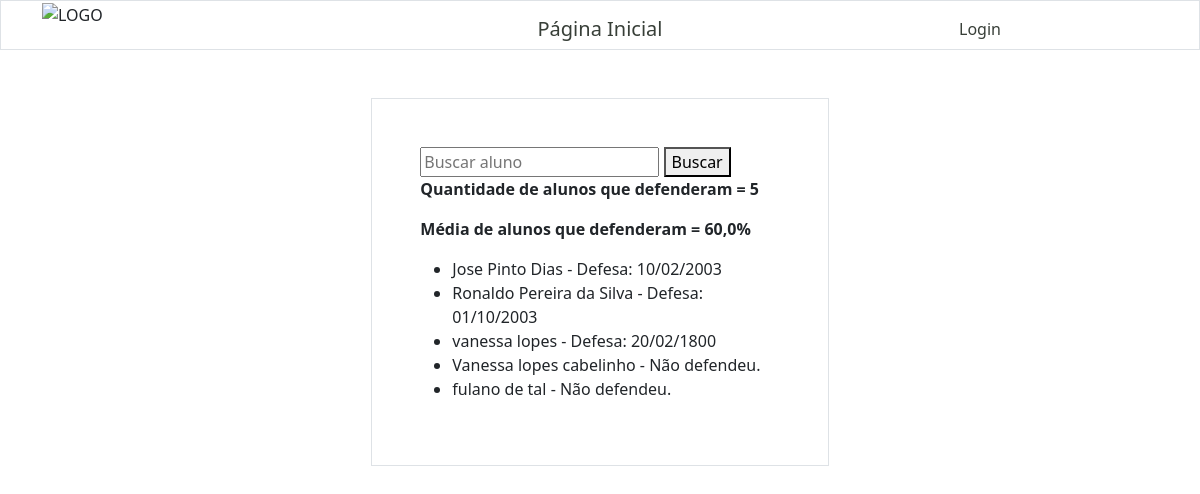
Page /relatorios/defesa/ on the earlier database version.
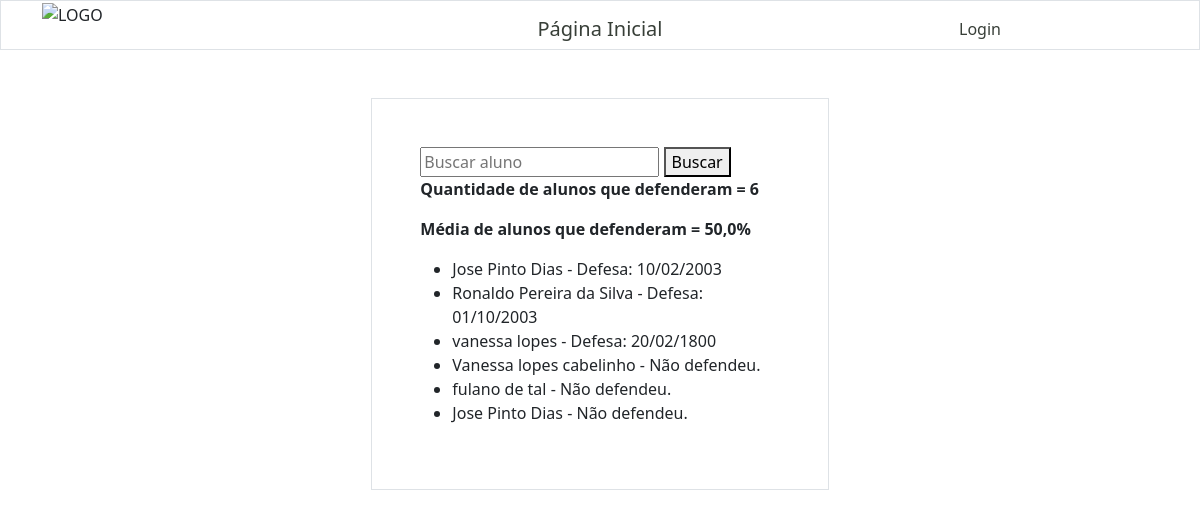
Same page on the later database version.
### alunos/models.py (models this page shows, shortened)
class Aluno(models.Model):
    nome = models.CharField(max_length=255)
    sobrenome = models.CharField(max_length=255)
    curso = models.ForeignKey(Turma, on_delete=models.SET_NULL, null=True)
    orientadores = models.ManyToManyField('docentes.Docente', related_name='alunos_orientados')
    defesa = models.BooleanField(blank=True)
    data_defesa = models.DateField(null=True, blank=True)
    artigo = models.URLField(max_length=400, blank=True)
    bolsista = models.CharField(max_length=30)
    obs = models.TextField(max_length=255, blank=True)
    email = models.EmailField(max_length=255, null=True)
    matricula = models.CharField(max_length=20, null=True)

### relatorios/views.py (the view)
# urls.py: path('relatorios/defesa/', views.relatorio_defesa, name='relatorio_defesa'),
def relatorio_defesa(request):
    query = request.GET.get('q')
    if query:
        alunos_filtrados = Aluno.objects.filter(nome__icontains=query)
        defenderam = alunos_filtrados.filter(defesa=True).count()
        total_alunos = alunos_filtrados.count()
    else:
        alunos_filtrados = Aluno.objects.all()
        defenderam = alunos_filtrados.filter(defesa=True).count()
        total_alunos = alunos_filtrados.count()
    if total_alunos > 0:
        media = (defenderam / total_alunos) * 100
    else:
        media = 0
    return render(request, "relatorio_defesa.html", {'defenderam': defenderam, 'media': media, 'alunos': alunos_filtrados})

### relatorios/templates/relatorio_defesa.html (shortened to what this page needs)
{% extends "master.html" %}
{% block content %}
    {% include "header.html" %}
    <div class="row">
        <div class="col "></div>
        <div class="col p-5 my-5 border">
            <form method="GET">
                <input type="text" name="q" placeholder="Buscar aluno">
                <button type="submit">Buscar</button>
              </form>
              <strong>
                <p> Quantidade de alunos que defenderam = {{alunos|length}} </p>
                <p> Média de alunos que defenderam = {{media}}% </p>
              </strong>
              <ul>
                {% for aluno in alunos %}
                  {%if aluno.defesa %}
                    <li>{{ aluno.nome }} {{ aluno.sobrenome }} - Defesa: {{ aluno.data_defesa|date:"d/m/Y" }}
                  {%else%}
                    <li>{{ aluno.nome }} {{ aluno.sobrenome }} - Não defendeu.
                  {%endif%}
                {% endfor %}
              </ul>
        </div>
        <div class="col"></div>
      </div>
{% endblock %}

Differences in the rows shown:
added Aluno: nome "Jose", sobrenome "Pinto Dias"
Other differences:
{{ alunos|length }}: "5" → "6"
{{ media }}: "60,0" → "50,0"
